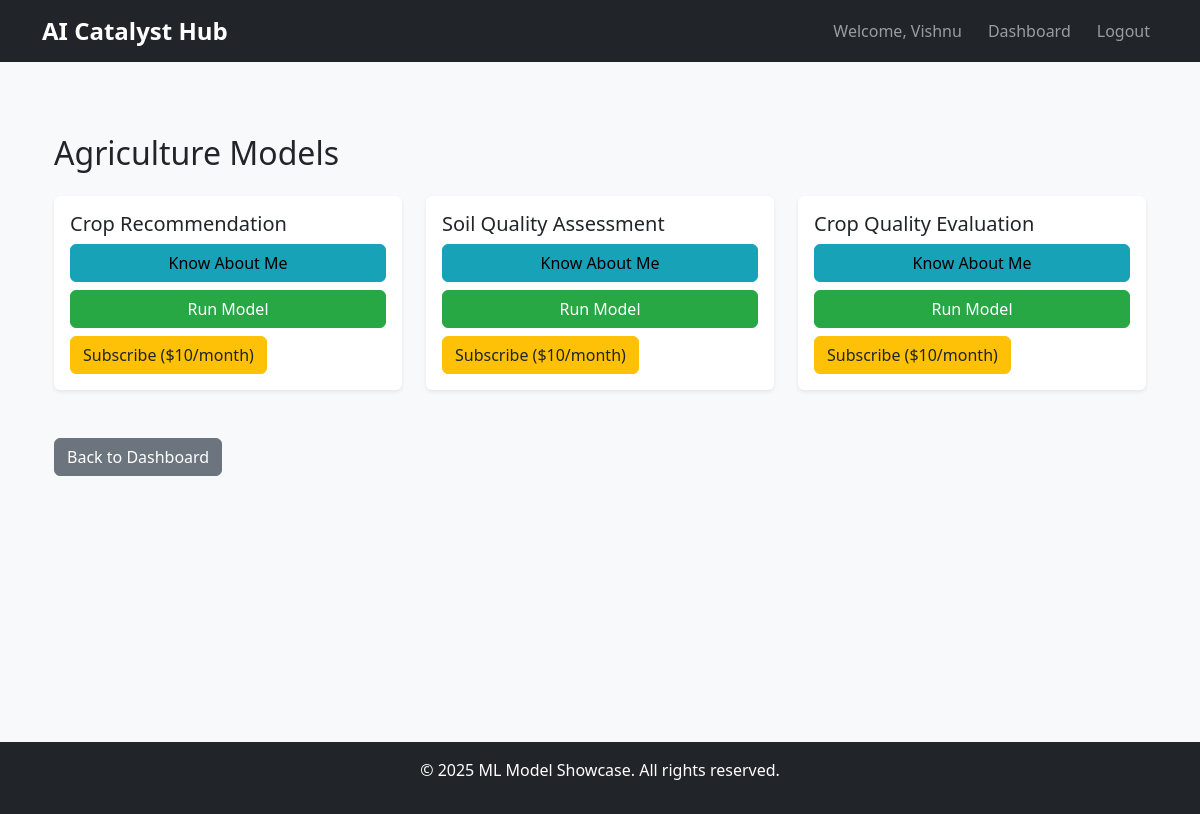
Page /category/agriculture (signed in) on the committed database.
### tables this page shows
CREATE TABLE models
                 (id TEXT PRIMARY KEY,
                  category TEXT NOT NULL,
                  name TEXT NOT NULL,
                  render_url TEXT NOT NULL,
                  description TEXT);

### app.py (the view)
@app.route('/category/<category_name>')
@login_required
def category(category_name):
    conn = get_db_connection()
    models = conn.execute(
        'SELECT * FROM models WHERE category = ?',
        (category_name,)
    ).fetchall()
    conn.close()
    if not models:
        flash('Category not found', 'danger')
        return redirect(url_for('dashboard'))
    return render_template('category.html',
                         category_name=category_name,
                         models=models)

### app.py (called while the page is built)
def get_db_connection():
    conn = sqlite3.connect('models.db')
    conn.row_factory = sqlite3.Row
    return conn

def login_required(f):
    @wraps(f)
    def decorated_function(*args, **kwargs):
        if 'user_id' not in session:
            flash('Please log in to access this page.', 'danger')
            return redirect(url_for('login'))
        return f(*args, **kwargs)
    return decorated_function

### templates/category.html (shortened to what this page needs)
{% extends "base.html" %}
{% block content %}
<div class="container my-5">
    <h2 class="mb-4">{{ category_name.title() }} Models</h2>
    <div class="row">
        {% for model in models %}
        <div class="col-md-6 col-lg-4 mb-4">
            <div class="card shadow-sm border-0 h-100 model-card">
                <div class="card-body d-flex flex-column">
                    <h5 class="card-title">{{ model['name'] }}</h5>
                    <div class="d-grid gap-2 mt-auto">
                        <a href="{{ url_for('model', model_id=model['id']) }}" class="btn btn-info">Know About Me</a>
                        <a href="{{ url_for('run_model', model_id=model['id']) }}" class="btn btn-success">Run Model</a>
                        {% if model.subscribed %}
                        <button class="btn btn-secondary" disabled>Subscribed</button>
                        {% else %}
                        <form action="{{ url_for('subscribe', model_id=model['id']) }}" method="POST">
                            <button type="submit" class="btn btn-warning">Subscribe ($10/month)</button>
                        </form>
                        {% endif %}
                    </div>
                </div>
            </div>
        </div>
        {% endfor %}
    </div>
    <a href="{{ url_for('dashboard') }}" class="btn btn-secondary mt-4">Back to Dashboard</a>
</div>
{% endblock %}

### templates/base.html (style rules this page uses)
body { background-color: #f8f9fa; }
.model-card { transition: transform 0.2s; }

### templates/category.html (style rules this page uses)
.card-title { font-size: 1.25rem; margin-bottom: 0.5rem; }
.btn-info { background-color: #17a2b8; border-color: #17a2b8; }
.btn-success { background-color: #28a745; border-color: #28a745; }
.btn-warning { background-color: #ffc107; border-color: #ffc107; color: #212529; }
.btn-secondary { background-color: #6c757d; border-color: #6c757d; }

### rows in the picture
models: name "Crop Recommendation"
models: name "Soil Quality Assessment"
models: name "Crop Quality Evaluation"

### other values in the picture
{{ session['username'] }} "Vishnu"
{{ category_name.title() }} "Agriculture"
